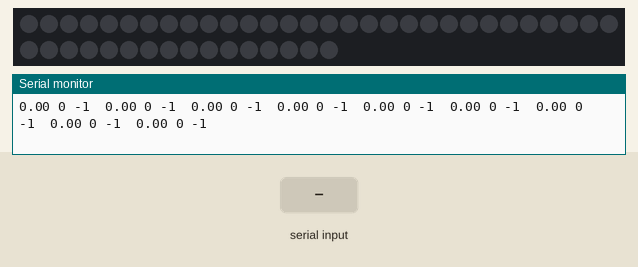
A sketch run on a simulated Arduino Uno, built with avr-gcc and run on an emulated ATmega328P. Parts: 46 RGB LEDs in strip order, left to right, continuing on the next row, the last lines printed to the serial monitor. The test bench sets the inputs (shaded band). Dim RGB values are drawn brighter than linear.

Above: at 1.2 s.
1.3 s: "90,45\n" received over Serial
At 1.83 s:
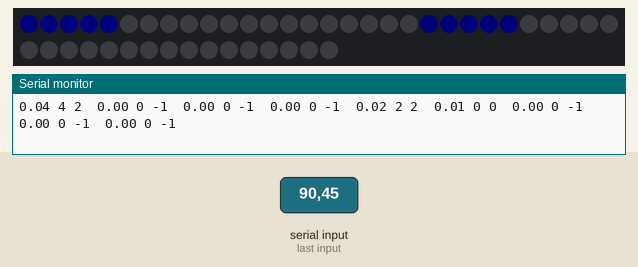
3.4 s: "30,150\n" received over Serial
At 3.7 s:
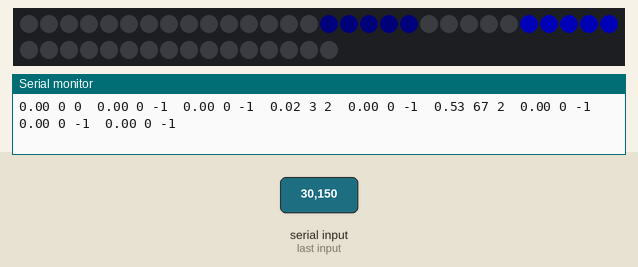
5.0 s: "5\n" received over Serial
At 5.36 s:
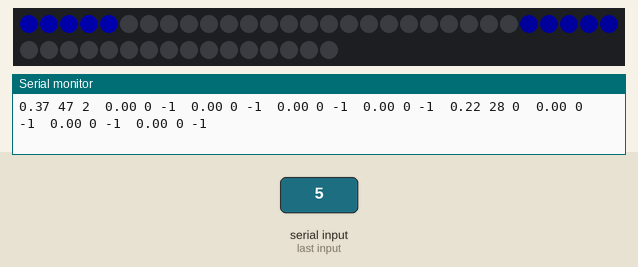
6.8 s: "90\n" received over Serial
8.6 s: "200\n" received over Serial
Timing chart, 0 to 11.4 s (numbered marks = the images above; inputs shaded):
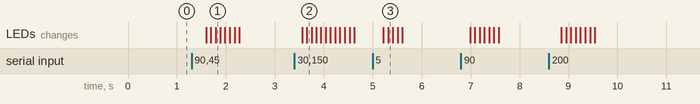

The sketch:

dotstar_3_structures.ino
```cpp
/*
 * this sketch is meant to be used with an Adafruit DotStarLED strip.
 */


#include <Adafruit_DotStar.h>
// Because conditional #includes don't work w/Arduino sketches...
#include <SPI.h>         // COMMENT OUT THIS LINE FOR GEMMA OR TRINKET
//#include <avr/power.h> // ENABLE THIS LINE FOR GEMMA OR TRINKET

#define NUMPIXELS 46 // Number of LEDs in strip

// Here's how to control the LEDs from any two pins:
#define DATAPIN    4
#define CLOCKPIN   5
Adafruit_DotStar strip = Adafruit_DotStar(NUMPIXELS, DATAPIN, CLOCKPIN, DOTSTAR_BRG);


// GREEN, RED, BLUE

#include <Limulo_Animator.h>

const int PPP = 5; //PIXELS PER PAD
const int NPADS = 9;
const int FADEIN_TIME = 500;
const int FADEOUT_TIME = 500;
// the following is a factor to correct the overall brightness
const float AMPLITUDE = 0.5;

struct ledblock {
  Animator_ASR asr;
  float rawAmp;
  uint8_t intAmp;
  uint8_t head, tail; // indexes of first/last pixel of the block
  uint8_t in, out; // indexes of the first/last pixel of the raised cosine animation
  uint8_t pivot;
};
ledblock blocks[NPADS];


// utility variables
int i=0, j=0;

// SETUP //////////////////////////////////////////////////////////////////////////////
void setup()
{
  Serial.begin(9600);

  for(i=0; i<NPADS; i++)
  {
    blocks[i].asr.init(FADEIN_TIME, FADEOUT_TIME);
    blocks[i].tail = i*PPP;
    blocks[i].head = blocks[i].tail + PPP - 1;
    blocks[i].rawAmp = 0.0;
    blocks[i].intAmp = 0;
  }

  strip.begin(); // Initialize pins for output

  // set every pixel to sleep
  for(i=0; i<NPADS; i++)
  {
    for(j=0; j<PPP; j++)
    {
      strip.setPixelColor(blocks[i].tail+j, 0x00, 0x00, 0x00);
    }
  }
  strip.show();  // Turn all LEDs off ASAP
}


// LOOP ///////////////////////////////////////////////////////////////////////////////
void loop()
{
  Serial.println();
  for(i=0; i<NPADS; i++)
  {
    blocks[i].asr.update();
    blocks[i].rawAmp = blocks[i].asr.getY();
    // better to sqare the 0.0 - 1.0 value in order to get a smoother transition
    blocks[i].rawAmp = blocks[i].rawAmp * blocks[i].rawAmp;
    blocks[i].intAmp = 255.0*blocks[i].rawAmp * AMPLITUDE;
    Serial.print( blocks[i].rawAmp );Serial.print(" ");
    Serial.print( blocks[i].intAmp );Serial.print(" ");
    Serial.print( blocks[i].asr.getState() );Serial.print("\t");
    for(j=0; j<PPP; j++)
    {
      strip.setPixelColor(blocks[i].tail+j, 0x00, 0x00, blocks[i].intAmp);
    }
  }
  Serial.println();
  strip.show();

  delay(10);
}

void serialEvent()
{
  byte b = Serial.read();
  b = b - 48;
  //Serial.println( b );
  if(b >= NPADS)
    return;

  releaseAll();
  blocks[b].asr.triggerAttack();
}


void releaseAll()
{
  for(int i=0; i<NPADS; i++)
  {
    blocks[i].asr.triggerRelease();
  }
}
```

Measured:
- after the input at 1.3 s, the LEDs: first change after 0.30 s (image 1 shows a later state)
- after the input at 3.4 s, the LEDs: first change after 0.16 s (image 2 shows a later state)
- after the input at 5.0 s, the LEDs: first change after 0.22 s (image 3 shows a later state)
